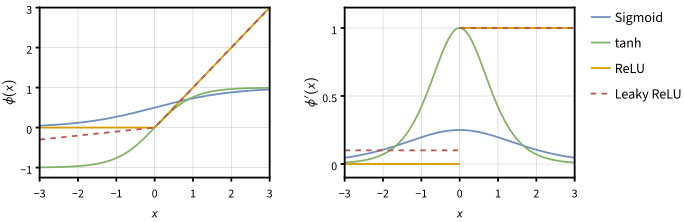

This chart was generated by the following Python code:
"""Draw activation_functions.svg: the sigmoid, tanh, ReLU and Leaky ReLU (alpha = 0.1) and their derivatives.

usage: python3 activation_functions.py   (needs matplotlib, numpy and the fonts of CLAUDE.md, Pictures, section 4)
"""
import os, sys
import numpy as np
HERE = os.path.dirname(os.path.abspath(__file__))
sys.path.insert(0, os.path.join(HERE, '..', '..', '_tools'))
import charts

ALPHA = 0.1
x = np.linspace(-3, 3, 601)
neg, pos = x[x <= 0], x[x >= 0]
sig = 1 / (1 + np.exp(-x))
FUNCTIONS = [  # name, color, dashed, curve pieces (x, y) of the function and of its derivative
    ('Sigmoid', charts.BLUE, False, [(x, sig)], [(x, sig * (1 - sig))]),
    ('tanh', charts.GREEN, False, [(x, np.tanh(x))], [(x, 1 - np.tanh(x)**2)]),
    ('ReLU', charts.ORANGE, False, [(x, np.maximum(0, x))], [(neg, 0 * neg), (pos, 1 + 0 * pos)]),
    ('Leaky ReLU', charts.RED, True, [(x, np.maximum(ALPHA * x, x))], [(neg, ALPHA + 0 * neg), (pos, 1 + 0 * pos)]),
]
PANELS = [('𝜙(𝑥)', (-1.25, 3), [-1, 0, 1, 2, 3]), ('𝜙′(𝑥)', (-0.1, 1.15), [0, 0.5, 1])]

fig = charts.figure(720, 240, 'activation_functions')
for k, (label, ylim, yticks) in enumerate(PANELS):
    ax = charts.axes(fig, 50 + 305 * k, 45, 230, 170)
    for name, color, dashed, *curves in FUNCTIONS:
        for i, (xs, ys) in enumerate(curves[k]):
            ax.plot(xs, ys, color=color, linestyle=(0, (3, 3)) if dashed else '-', label=name if i == 0 else None)
    ax.set(xlim=(-3, 3), ylim=ylim, xticks=[-3, -2, -1, 0, 1, 2, 3], yticks=yticks)
    ax.grid(color='#b3b3b3', linewidth=0.4)
    ax.set_axisbelow(True)
    ax.set_xlabel('𝑥', family=charts.MATH)
    ax.set_ylabel(label, family=charts.MATH)
    charts.tick_labels(ax)
ax.legend(loc='upper left', bbox_to_anchor=(1.07, 1.0))
charts.save(fig, os.path.join(HERE, 'activation_functions.svg'))
